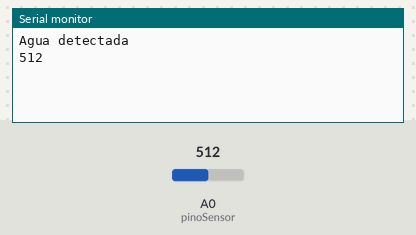
Simulated run of this sketch. Board: Arduino Uno, built with avr-gcc and run on an emulated ATmega328P. Parts: the last lines printed to the serial monitor. The test bench sets the inputs (shaded band); at power-on: A0 (pinoSensor) = 512.

Above: at 1.2 s.
1.3 s: A0 (pinoSensor) set to 716
At 2.4 s:
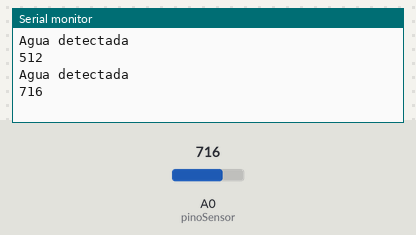
2.8 s: A0 (pinoSensor) set to 900
At 5.1 s:
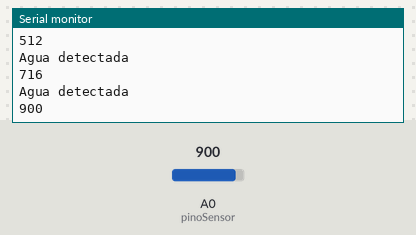
Timing chart, 0 to 6.6 s (numbered marks = the images above; inputs shaded):
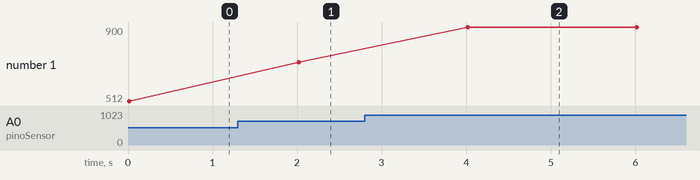

Measured:
- after the input at 1.3 s, the serial monitor: prints a new line after 0.72 s (image 1)
- after the input at 2.8 s, the serial monitor: prints a new line after 1.2 s (image 2)
- plotted number 1: 512 → 716 after the input at 1.3 s, 716 → 900 after the input at 2.8 s

The sketch:

TesteSensorChuva.ino
```cpp
// Sensor de chuva com controlador LM393
const int pinoSensor = 14; //PINO DIGITAL UTILIZADO PELO SENSOR
//Ligar ao primeiro pino da esquerda do sensor, pino analógico

void setup(){
  Serial.begin(9600);
  pinMode(pinoSensor, INPUT); //DEFINE O PINO COMO ENTRADA
}

void loop(){
  if(analogRead(pinoSensor) > 1200){ //SE A LEITURA DO PINO FOR IGUAL A LOW, FAZ
      Serial.println("Sensor Seco");

      Serial.println(analogRead(pinoSensor));
  }else{ //SENÃO, FAZ
      Serial.println("Agua detectada");
      Serial.println(analogRead(pinoSensor));

  }
  delay(2000);
}
```
